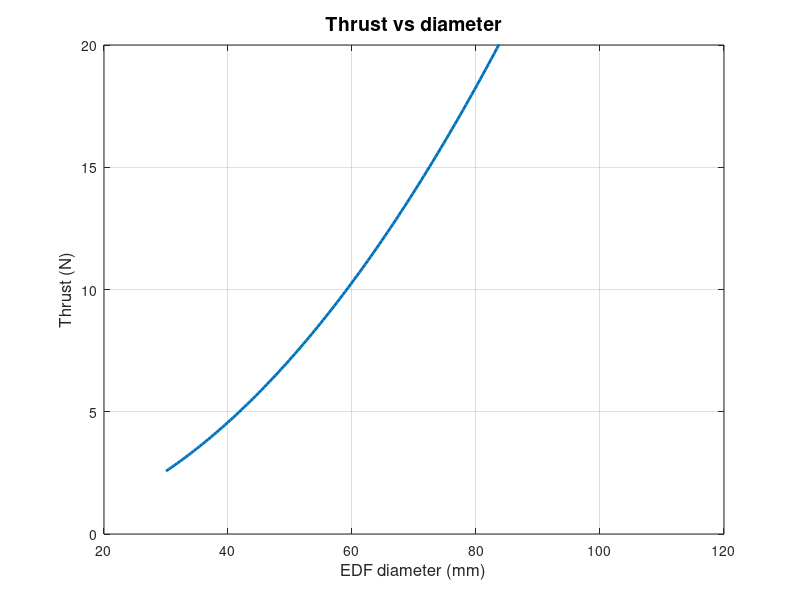

Reproduce this figure in MATLAB.

clear; close all; clc;
gamma = 1.4;
R = 287;              % J/kg/K
p1 = 101325;          % Pa
T1 = 288.15;          % K
V1 = 20;              % m/s

lambda_p = 1.0358717552282897;   
eta_fan  = 0.85;                  

a1   = sqrt(gamma * R * T1);
M1   = V1 / a1;
T0_1 = T1 * (1 + (gamma-1)/2 * M1^2);
p0_1 = p1 * (1 + (gamma-1)/2 * M1^2)^(gamma/(gamma-1));

mass_from_M = @(p0,T0,A,M) sqrt(gamma/(R*T0)) .* p0 .* A .* M .* ...
    (1 + (gamma-1)/2 .* M.^2).^(-(gamma+1)/(2*(gamma-1)));

function T = thrust_for_d(diameter_m)

    gamma = 1.4; R = 287; p1 = 101325; T1 = 288.15; 
    V1 = 20; lambda_p = 1.0358717552282897; eta_fan = 0.85;

    a1   = sqrt(gamma * R * T1);
    M1   = V1 / a1;
    T0_1 = T1 * (1 + (gamma-1)/2 * M1^2);
    p0_1 = p1 * (1 + (gamma-1)/2 * M1^2)^(gamma/(gamma-1));

    A = pi * (diameter_m/2)^2;

    T0_2 = T0_1 * (1 + (lambda_p^((gamma-1)/gamma) - 1) / eta_fan);
    p0_2 = lambda_p * p0_1;

    mass_from_M = @(p0,T0,A,M) sqrt(gamma/(R*T0)) .* p0 .* A .* M .* ...
        (1 + (gamma-1)/2 .* M.^2).^(-(gamma+1)/(2*(gamma-1)));

    mdot_in = mass_from_M(p0_1, T0_1, A, M1);

    resid = @(M2) mass_from_M(p0_2, T0_2, A, M2) - mdot_in;

    guess = max(0.05, min(0.9, M1));
    M2 = fzero(resid, guess);

    mdot = 0.5 * (mdot_in + mass_from_M(p0_2, T0_2, A, M2));

    T2 = T0_2 / (1 + (gamma-1)/2 * M2^2);
    a2 = sqrt(gamma * R * T2);
    V2 = M2 * a2;

    p2 = p0_2 / (1 + (gamma-1)/2 * M2^2)^(gamma/(gamma-1));

    T = (p2 - p1)*A + mdot*(V2 - V1);
end

diameters = linspace(0.03, 0.12, 200);   
ThrustVals = arrayfun(@thrust_for_d, diameters);

figure('Position',[100 100 900 450]);
plot(diameters*1000, ThrustVals, 'LineWidth', 2);

xlabel('EDF diameter (mm)', 'FontSize', 12);
ylabel('Thrust (N)', 'FontSize', 12);
title('Thrust vs diameter', 'FontSize', 14);

ylim([0 20]);     
grid on;
